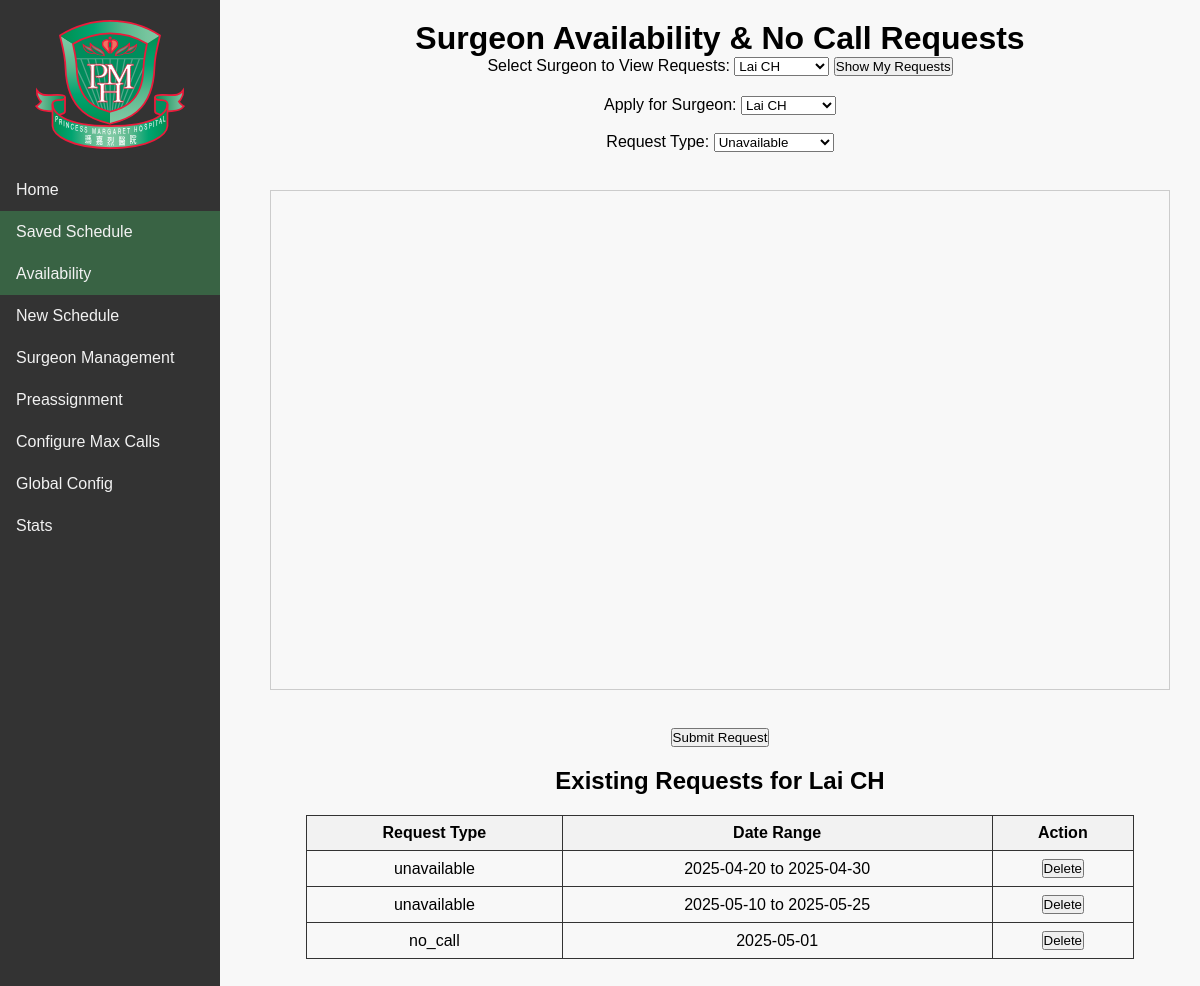
Page /availability?surgeon_id=16 on the committed database.
### tables this page shows
CREATE TABLE surgeons (
                id INTEGER PRIMARY KEY AUTOINCREMENT,
                name TEXT NOT NULL,
                call_levels TEXT NOT NULL
            , nlth INTEGER NOT NULL DEFAULT 0);

CREATE TABLE surgeon_availability (
                id INTEGER PRIMARY KEY AUTOINCREMENT,
                surgeon_id INTEGER,
                request_type TEXT,   -- "unavailable" or "no_call"
                date TEXT,
                FOREIGN KEY(surgeon_id) REFERENCES surgeons(id)
            );

### app.py (the view)
    @app.route('/availability', methods=['GET', 'POST'])
    def availability():
        db = get_db()
        if request.method == 'POST':
            surgeon_id = request.form.get('surgeon_id')
            request_type = request.form.get('request_type')  # "unavailable" or "no_call"
            start_date = request.form.get('start_date')
            end_date = request.form.get('end_date')
            if not surgeon_id or not start_date or not end_date or not request_type:
                flash("Please fill in all fields.")
            else:
                try:
                    start_dt = datetime.datetime.strptime(start_date, "%Y-%m-%d").date()
                    end_dt = datetime.datetime.strptime(end_date, "%Y-%m-%d").date()
                    if start_dt > end_dt:
                        flash("Start date must be before or equal to end date.")
                        return redirect(url_for('availability', surgeon_id=surgeon_id))
                    current_dt = start_dt
                    while current_dt <= end_dt:
                        db.execute(
                            text(
                                "INSERT INTO surgeon_availability "
                                "(surgeon_id, request_type, date) "
                                "VALUES (:sid, :rtype, :dt)"
                            ),
                            {"sid": surgeon_id, "rtype": request_type, "dt": current_dt.isoformat()}
                        )
                        current_dt += datetime.timedelta(days=1)
                    db.commit()
                    flash("Request submitted successfully!")
                except Exception as e:
                    flash(f"Error processing the dates: {str(e)}")
            return redirect(url_for('availability', surgeon_id=surgeon_id))
        else:
            surgeon_id = request.args.get('surgeon_id')
            try:
                surgeon_id = int(surgeon_id) if surgeon_id else None
            except ValueError:
                surgeon_id = None
            events = {}
            surgeon_name = ""
            if surgeon_id:
                rows = (
                    db.execute(
                        text(
                        "SELECT sa.date, sa.request_type, s.name, s.call_levels "
                        "FROM surgeon_availability sa "
                        "JOIN surgeons s ON sa.surgeon_id = s.id "
                        "WHERE s.id = :sid "
                        "ORDER BY sa.date"
                    ),
                    {"sid": surgeon_id}
                )
                .mappings()      # ← turn each row into a dict-like Mapping
                .all()           # ← fetch all of them
                )
                if rows:
                    surgeon_name = rows[0]["name"]
                grouped_by_type = {}
                for row in rows:
                    rtype = row["request_type"]
                    if rtype not in grouped_by_type:
                        grouped_by_type[rtype] = []
                    grouped_by_type[rtype].append(row["date"])
                for rtype, date_list in grouped_by_type.items():
                    events[rtype] = group_dates(date_list)
            surgeons = get_all_surgeons()
            return render_template('availability.html', events=events, surgeons=surgeons, selected_surgeon_id=surgeon_id, surgeon_name=surgeon_name)

### helper.py (called while the page is built)
def get_db() -> Connection:
    if '_db' not in g:
        g._db = ENGINE.connect()
    return g._db

def group_dates(date_list):
    if not date_list:
        return []
    date_objs = []
    for d in date_list:
        if isinstance(d, datetime.date):
            date_objs.append(d)
        elif isinstance(d, str):
            date_objs.append(datetime.date.fromisoformat(d))
        else:
            raise TypeError(f"Unsupported type in date_list: {type(d)}")
    date_objs.sort()
    groups = []
    start = date_objs[0]
    end = date_objs[0]
    for d in date_objs[1:]:
        if d == end + datetime.timedelta(days=1):
            end = d
        else:
            groups.append({"start": start.isoformat(), "end": end.isoformat()})
            start = d
            end = d
    groups.append({"start": start.isoformat(), "end": end.isoformat()})
    return groups

def get_all_surgeons():
    db = get_db()
    result = db.execute(text("SELECT * FROM surgeons"))
    rows = result.mappings().all()      # ← get list of dicts
    return [dict(r) for r in rows]

### templates/availability.html (shortened to what this page needs)
{% extends "base.html" %}
{% block head %}
  <link href='https://cdn.jsdelivr.net/npm/fullcalendar@6.1.5/main.min.css' rel='stylesheet' />
{% endblock %}
{% block content %}
  <h1 style="text-align: center;">Surgeon Availability & No Call Requests</h1>
  <form method="get" action="{{ url_for('availability') }}" style="text-align: center; margin-bottom: 20px;">
    <label for="surgeon_id_get">Select Surgeon to View Requests:</label>
    <select name="surgeon_id" id="surgeon_id_get" required>
      {% for surgeon in surgeons %}
        <option value="{{ surgeon.id }}"
          {% if selected_surgeon_id and surgeon.id == selected_surgeon_id %}selected{% endif %}>
          {{ surgeon.name }}
        </option>
      {% endfor %}
    </select>
    <button type="submit">Show My Requests</button>
  </form>
  <form method="post" action="{{ url_for('availability') }}" id="availabilityForm" style="text-align: center; margin-bottom: 20px;">
    <label for="surgeon_id_post">Apply for Surgeon:</label>
    <select name="surgeon_id" id="surgeon_id_post" required>
      {% for surgeon in surgeons %}
        <option value="{{ surgeon.id }}"
          {% if selected_surgeon_id and surgeon.id == selected_surgeon_id %}selected{% endif %}>
          {{ surgeon.name }}
        </option>
      {% endfor %}
    </select>
    <br><br>
    <label for="request_type">Request Type:</label>
    <select name="request_type" id="request_type" required>
      <option value="unavailable">Unavailable</option>
    </select>
    <br><br>
    <div class="calendar-container">
      <div id="calendar"></div>
    </div>
    <br>
    <button type="submit">Submit Request</button>
  </form>
  {% if selected_surgeon_id %}
    <h2 style="text-align: center;">Existing Requests for {{ surgeon_name }}</h2>
    {% if events %}
      <table>
        <thead>
          <tr>
            <th>Request Type</th>
            <th>Date Range</th>
            <th>Action</th>
          </tr>
        </thead>
        <tbody>
          {% for req_type, ranges in events.items() %}
            {% for range in ranges %}
              <tr>
                <td>{{ req_type }}</td>
                <td>
                  {% if range.start == range.end %}
                    {{ range.start }}
                  {% else %}
                    {{ range.start }} to {{ range.end }}
                  {% endif %}
                </td>
                <td>
                  <form method="post" action="{{ url_for('delete_availability') }}" onsubmit="return confirm('Are you sure you want to delete this request group?');">
                    <button type="submit">Delete</button>
                  </form>
                </td>
              </tr>
            {% endfor %}
          {% endfor %}
        </tbody>
      </table>
    {% else %}
      <p style="text-align: center;">No requests found for the selected surgeon.</p>
    {% endif %}
  {% else %}
    <p style="text-align: center;">Please select a surgeon to view their requests.</p>
  {% endif %}
{% endblock %}

### templates/base.html (style rules this page uses)
* { box-sizing: border-box; margin: 0; padding: 0; }
body, html { font-family: Arial, sans-serif; height: 100%; background-color: #f8f8f8; }

### templates/availability.html (style rules this page uses)
.calendar-container { max-width: 900px; margin: 20px auto; }
#calendar { height: 500px; border: 1px solid #ccc; }
table { border-collapse: collapse; width: 90%; margin: 20px auto; }
th, td { border: 1px solid #333; padding: 8px; text-align: center; }
th { background-color: #f2f2f2; }

### rows in the picture
surgeons: name "Lai CH"
surgeon_availability: ranges "unavailable" "unavailable", start "2025-04-20" "2025-05-10", end "2025-04-30" "2025-05-25"
surgeon_availability: ranges "no_call", start "2025-05-01"

### other values in the picture
form field surgeon_id "Lai CH"
